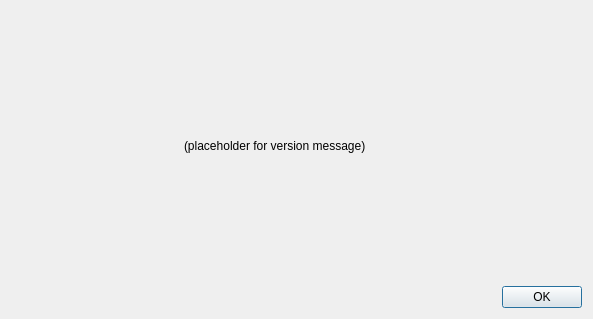
<?xml version="1.0" encoding="UTF-8"?>
<ui version="4.0">
 <class>AboutDialog</class>
 <widget class="QDialog" name="AboutDialog">
  <property name="geometry">
   <rect>
    <x>0</x>
    <y>0</y>
    <width>593</width>
    <height>319</height>
   </rect>
  </property>
  <property name="windowTitle">
   <string>About Digitalcoin Core</string>
  </property>
  <layout class="QHBoxLayout" name="horizontalLayout_2">
   <item>
    <widget class="QLabel" name="label_4">
     <property name="sizePolicy">
      <sizepolicy hsizetype="Preferred" vsizetype="Ignored">
       <horstretch>0</horstretch>
       <verstretch>0</verstretch>
      </sizepolicy>
     </property>
     <property name="pixmap">
      <pixmap resource="../bitcoin.qrc">:/images/about</pixmap>
     </property>
    </widget>
   </item>
   <item>
    <layout class="QVBoxLayout" name="verticalLayout_2">
     <item>
      <spacer name="verticalSpacer_2">
       <property name="orientation">
        <enum>Qt::Vertical</enum>
       </property>
       <property name="sizeHint" stdset="0">
        <size>
         <width>20</width>
         <height>40</height>
        </size>
       </property>
      </spacer>
     </item>
     <item>
      <widget class="QLabel" name="versionLabel">
       <property name="cursor">
        <cursorShape>IBeamCursor</cursorShape>
       </property>
       <property name="text">
        <string notr="true">
		(placeholder for version message)
		</string>
       </property>
       <property name="wordWrap">
        <bool>true</bool>
       </property>
       <property name="textInteractionFlags">
        <set>Qt::LinksAccessibleByMouse|Qt::TextSelectableByKeyboard|Qt::TextSelectableByMouse</set>
       </property>
      </widget>
     </item>
     <item>
      <spacer name="verticalSpacer">
       <property name="orientation">
        <enum>Qt::Vertical</enum>
       </property>
       <property name="sizeHint" stdset="0">
        <size>
         <width>20</width>
         <height>40</height>
        </size>
       </property>
      </spacer>
     </item>
     <item>
      <widget class="QDialogButtonBox" name="buttonBox">
       <property name="orientation">
        <enum>Qt::Horizontal</enum>
       </property>
       <property name="standardButtons">
        <set>QDialogButtonBox::Ok</set>
       </property>
      </widget>
     </item>
    </layout>
   </item>
  </layout>
 </widget>
 <resources>
  <include location="../bitcoin.qrc"/>
 </resources>
 <connections>
  <connection>
   <sender>buttonBox</sender>
   <signal>accepted()</signal>
   <receiver>AboutDialog</receiver>
   <slot>accept()</slot>
   <hints>
    <hint type="sourcelabel">
     <x>20</x>
     <y>20</y>
    </hint>
    <hint type="destinationlabel">
     <x>20</x>
     <y>20</y>
    </hint>
   </hints>
  </connection>
  <connection>
   <sender>buttonBox</sender>
   <signal>rejected()</signal>
   <receiver>AboutDialog</receiver>
   <slot>reject()</slot>
   <hints>
    <hint type="sourcelabel">
     <x>20</x>
     <y>20</y>
    </hint>
    <hint type="destinationlabel">
     <x>20</x>
     <y>20</y>
    </hint>
   </hints>
  </connection>
 </connections>
</ui>
